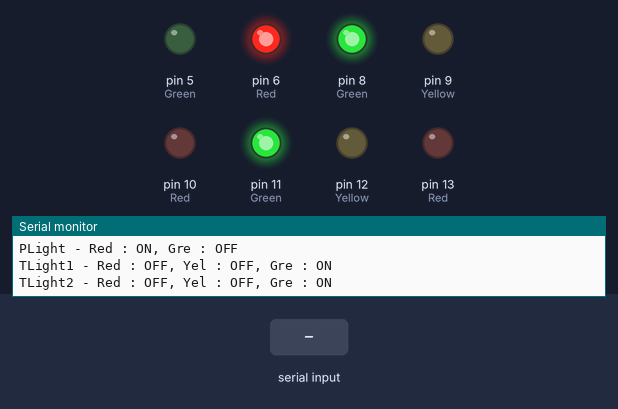
Recording of a sketch running on a simulated Arduino Uno, built with avr-gcc and run on an emulated ATmega328P. Parts: output pins drawn as LEDs (lit = HIGH), the last lines printed to the serial monitor. The inputs (shaded band) are chosen by the test bench.

Above: at 1.2 s.
1.3 s: "c" received over Serial
At 2.1 s:
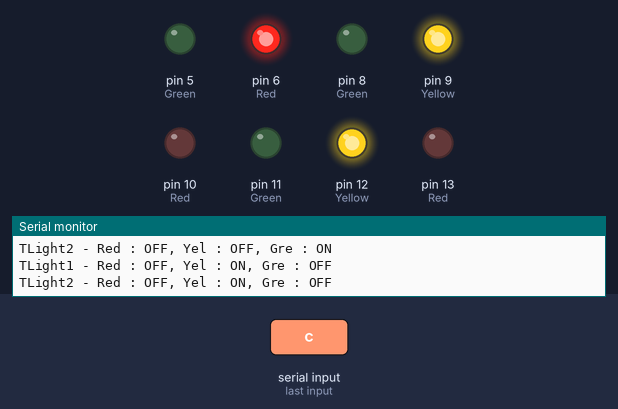
At 3.4 s:
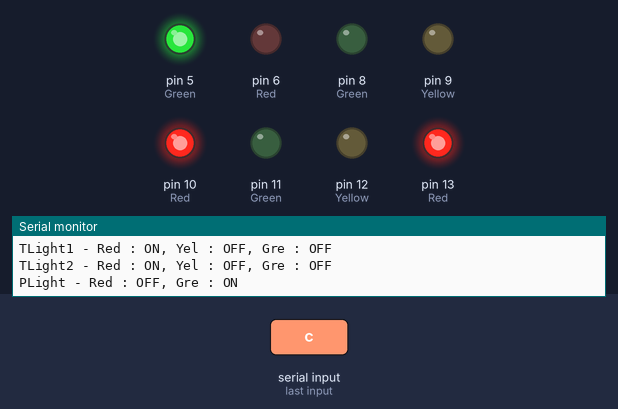
Timing chart, 0 to 9.9 s (numbered marks = the images above; inputs shaded):
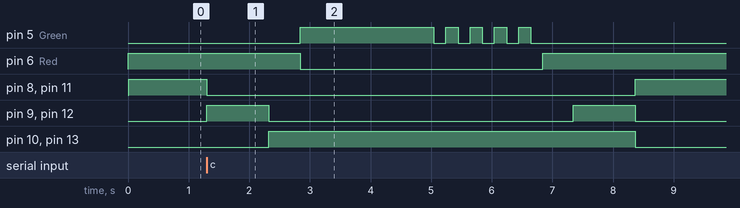

The sketch:

Part1-Crossing.ino
```cpp
//#include <TrafficLight.h> //Included through Crossing.h
#include <Crossing.h>

PedLight pedLight;
TrafficLight light1;
TrafficLight light2;
Crossing cross;

char command;

void setup() {
  Serial.begin(9600); //Enable serial input

  //TLight1 pins
  pinMode(13, OUTPUT); //Red
  pinMode(12, OUTPUT); //Yellow
  pinMode(11, OUTPUT); //Green

  //TLight2 pins
  pinMode(10, OUTPUT); //Red
  pinMode(9, OUTPUT); //Yellow
  pinMode(8, OUTPUT); //Green

  //PedLight pins
  pinMode(6, OUTPUT); //Red
  pinMode(5, OUTPUT); //Green

  //Setup objects
  pedLight.setup(6, 5, "PLight");
  light1.setup(13, 12, 11, "TLight1");
  light2.setup(10, 9, 8, "TLight2");
  cross.setup(pedLight, light1, light2);
}

void loop() {
  while(!Serial.available()) {} //Wait for serial input
  command = Serial.read(); //Read input
  if (command == 'c') {
    cross.setTraffic(false); //PedLight on, TLights off
    delay(2000);
    cross.setTraffic(true); //PedLight off, TLights on
    delay(2000);
  }
  command = '\0'; //Empty character
}
```

Measured:
- after the input at 1.3 s, pin 5 (Green): LOW → HIGH after 1.5 s, then repeats every 0.40 s: LOW 0.20 s, HIGH 0.20 s, until it stays LOW from 6.6 s; pin 6 (Red): HIGH → LOW after 1.5 s, → HIGH 4.0 s later
